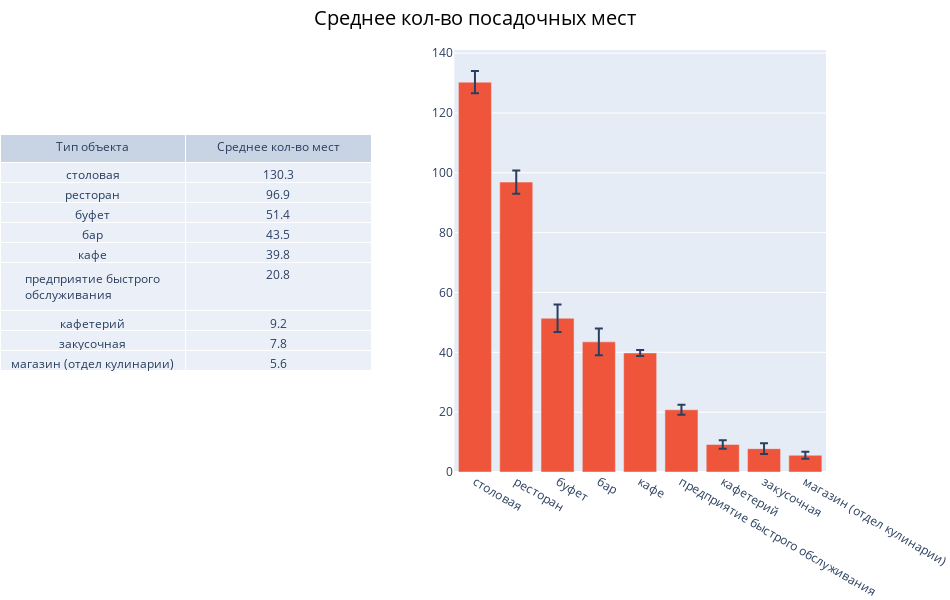

Write notebook code for a chart like this one.
### Code cell
fig = make_subplots(rows=1,cols=2,specs=[[{'type':'domain'}, {'type':'xy'}]])
fig.add_trace(go.Table(header=dict(values=['Тип объекта','Среднее кол-во мест']),
                      cells=dict(values=[seat[k].to_list() for k in seat.columns[:2]]),
                      name='first_plot'),1,1)

fig.add_traces(go.Bar(x=seat['object_type'], y=seat['mean'],
                      error_y={'type':'data',
                                   'symmetric':False,
                                   'array':seat['upp_ci95']-seat['mean'],
                                   'arrayminus': seat['mean']-seat['low_ci95']},
                      name='Кол-во мест'),1,2)
fig.update_traces()
fig.update_traces(domain=dict(x=[0, 0.45], y=[0, 0.80]), 
                  selector={'name':'first_plot'})
fig.update_layout(width = 950, height = 600,
                 title_text ='Среднее кол-во посадочных мест',
                 title_font_size = 20,
                 title_xanchor='center',
                 title_x=.5,
                 title_font_color='black',
                 margin = dict(r=0,l=0,t=50,b=0))
fig.show()

### Figure 1 — Plotly figure (JSON) as saved in the notebook; plotly's stock layout.template omitted (floating-point values rounded to 4 significant figures)
{"data": [{"cells": {"values": [["столовая", "ресторан", "буфет", "бар", "кафе", "предприятие быстрого обслуживания", "кафетерий", "закусочная", "магазин (отдел кулинарии)"], [130.3, 96.9, 51.4, 43.5, 39.8, 20.8, 9.2, 7.8, 5.6]]}, "domain": {"x": [0, 0.45], "y": [0, 0.8]}, "header": {"values": ["Тип объекта", "Среднее кол-во мест"]}, "name": "first_plot", "type": "table"}, {"error_y": {"array": [3.7, 3.9, 4.6, 4.5, 1, 1.7, 1.4, 1.8, 1.2], "arrayminus": [3.7, 3.9, 4.6, 4.5, 1, 1.7, 1.4, 1.8, 1.2], "symmetric": false, "type": "data"}, "name": "Кол-во мест", "type": "bar", "x": ["столовая", "ресторан", "буфет", "бар", "кафе", "предприятие быстрого обслуживания", "кафетерий", "закусочная", "магазин (отдел кулинарии)"], "xaxis": "x", "y": [130.3, 96.9, 51.4, 43.5, 39.8, 20.8, 9.2, 7.8, 5.6], "yaxis": "y"}], "layout": {"height": 600, "margin": {"b": 0, "l": 0, "r": 0, "t": 50}, "title": {"font": {"color": "black", "size": 20}, "text": "Среднее кол-во посадочных мест", "x": 0.5, "xanchor": "center"}, "width": 950, "xaxis": {"anchor": "y", "domain": [0.55, 1]}, "yaxis": {"anchor": "x", "domain": [0, 1]}}}
